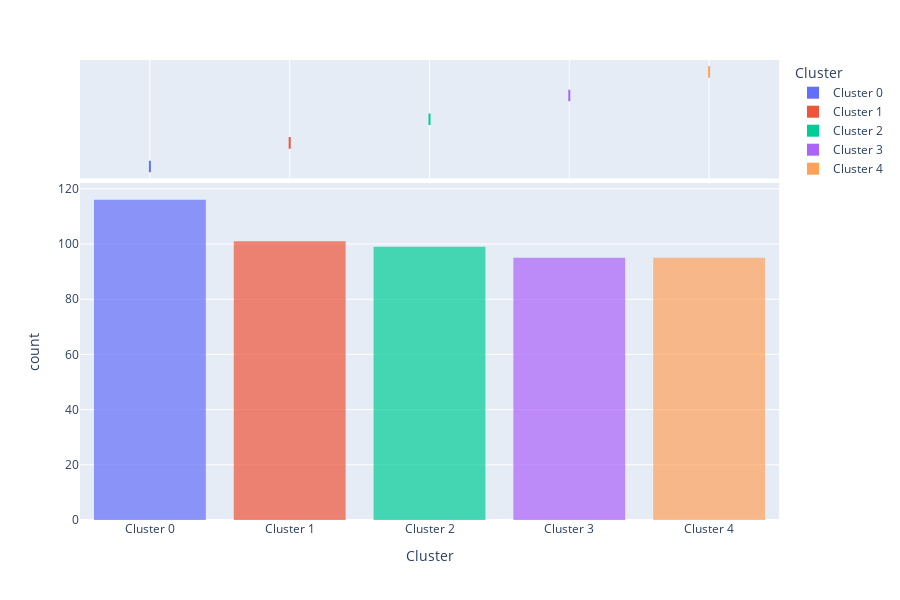

Write notebook code for a chart like this one.
### Code cell
# show the size of each cluster
plot_model(kmeans, plot='distribution')

### Figure 1 — Plotly figure (JSON) as saved in the notebook; plotly's stock layout.template omitted (floating-point values rounded to 4 significant figures; data arrays with more than 128 entries replaced by an {"elided": "..."} marker saying what was removed)
{"data": [{"alignmentgroup": "True", "bingroup": "x", "hovertemplate": "Cluster=%{x}<br>count=%{y}<extra></extra>", "legendgroup": "Cluster 0", "marker": {"color": "#636efa", "opacity": 0.7, "pattern": {"shape": ""}}, "name": "Cluster 0", "offsetgroup": "Cluster 0", "orientation": "v", "showlegend": true, "type": "histogram", "x": ["Cluster 0", "Cluster 0", "Cluster 0", "Cluster 0", "Cluster 0", "Cluster 0", "Cluster 0", "Cluster 0", "Cluster 0", "Cluster 0", "Cluster 0", "Cluster 0", "Cluster 0", "Cluster 0", "Cluster 0", "Cluster 0", "Cluster 0", "Cluster 0", "Cluster 0", "Cluster 0", "Cluster 0", "Cluster 0", "Cluster 0", "Cluster 0", "Cluster 0", "Cluster 0", "Cluster 0", "Cluster 0", "Cluster 0", "Cluster 0", "Cluster 0", "Cluster 0", "Cluster 0", "Cluster 0", "Cluster 0", "Cluster 0", "Cluster 0", "Cluster 0", "Cluster 0", "Cluster 0", "Cluster 0", "Cluster 0", "Cluster 0", "Cluster 0", "Cluster 0", "Cluster 0", "Cluster 0", "Cluster 0", "Cluster 0", "Cluster 0", "Cluster 0", "Cluster 0", "Cluster 0", "Cluster 0", "Cluster 0", "Cluster 0", "Cluster 0", "Cluster 0", "Cluster 0", "Cluster 0", "Cluster 0", "Cluster 0", "Cluster 0", "Cluster 0", "Cluster 0", "Cluster 0", "Cluster 0", "Cluster 0", "Cluster 0", "Cluster 0", "Cluster 0", "Cluster 0", "Cluster 0", "Cluster 0", "Cluster 0", "Cluster 0", "Cluster 0", "Cluster 0", "Cluster 0", "Cluster 0", "Cluster 0", "Cluster 0", "Cluster 0", "Cluster 0", "Cluster 0", "Cluster 0", "Cluster 0", "Cluster 0", "Cluster 0", "Cluster 0", "Cluster 0", "Cluster 0", "Cluster 0", "Cluster 0", "Cluster 0", "Cluster 0", "Cluster 0", "Cluster 0", "Cluster 0", "Cluster 0", "Cluster 0", "Cluster 0", "Cluster 0", "Cluster 0", "Cluster 0", "Cluster 0", "Cluster 0", "Cluster 0", "Cluster 0", "Cluster 0", "Cluster 0", "Cluster 0", "Cluster 0", "Cluster 0", "Cluster 0", "Cluster 0"], "xaxis": "x", "yaxis": "y"}, {"alignmentgroup": "True", "customdata": {"elided": "116x10 mixed values"}, "hovertemplate": "Cluster=%{x}<br>ID=%{customdata[0]}<br>지명도=%{customdata[1]}<br>볼거리=%{customdata[2]}<br>가격=%{customdata[3]}<br>거리=%{customdata[4]}<br>숙소=%{customdata[5]}<br>쇼핑=%{customdata[6]}<br>음식=%{customdata[7]}<br>교통=%{customdata[8]}<br>휴식=%{customdata[9]}<extra></extra>", "legendgroup": "Cluster 0", "marker": {"color": "#636efa"}, "name": "Cluster 0", "notched": true, "offsetgroup": "Cluster 0", "showlegend": false, "type": "box", "x": ["Cluster 0", "Cluster 0", "Cluster 0", "Cluster 0", "Cluster 0", "Cluster 0", "Cluster 0", "Cluster 0", "Cluster 0", "Cluster 0", "Cluster 0", "Cluster 0", "Cluster 0", "Cluster 0", "Cluster 0", "Cluster 0", "Cluster 0", "Cluster 0", "Cluster 0", "Cluster 0", "Cluster 0", "Cluster 0", "Cluster 0", "Cluster 0", "Cluster 0", "Cluster 0", "Cluster 0", "Cluster 0", "Cluster 0", "Cluster 0", "Cluster 0", "Cluster 0", "Cluster 0", "Cluster 0", "Cluster 0", "Cluster 0", "Cluster 0", "Cluster 0", "Cluster 0", "Cluster 0", "Cluster 0", "Cluster 0", "Cluster 0", "Cluster 0", "Cluster 0", "Cluster 0", "Cluster 0", "Cluster 0", "Cluster 0", "Cluster 0", "Cluster 0", "Cluster 0", "Cluster 0", "Cluster 0", "Cluster 0", "Cluster 0", "Cluster 0", "Cluster 0", "Cluster 0", "Cluster 0", "Cluster 0", "Cluster 0", "Cluster 0", "Cluster 0", "Cluster 0", "Cluster 0", "Cluster 0", "Cluster 0", "Cluster 0", "Cluster 0", "Cluster 0", "Cluster 0", "Cluster 0", "Cluster 0", "Cluster 0", "Cluster 0", "Cluster 0", "Cluster 0", "Cluster 0", "Cluster 0", "Cluster 0", "Cluster 0", "Cluster 0", "Cluster 0", "Cluster 0", "Cluster 0", "Cluster 0", "Cluster 0", "Cluster 0", "Cluster 0", "Cluster 0", "Cluster 0", "Cluster 0", "Cluster 0", "Cluster 0", "Cluster 0", "Cluster 0", "Cluster 0", "Cluster 0", "Cluster 0", "Cluster 0", "Cluster 0", "Cluster 0", "Cluster 0", "Cluster 0", "Cluster 0", "Cluster 0", "Cluster 0", "Cluster 0", "Cluster 0", "Cluster 0", "Cluster 0", "Cluster 0", "Cluster 0", "Cluster 0", "Cluster 0"], "xaxis": "x2", "yaxis": "y2"}, {"alignmentgroup": "True", "bingroup": "x", "hovertemplate": "Cluster=%{x}<br>count=%{y}<extra></extra>", "legendgroup": "Cluster 1", "marker": {"color": "#EF553B", "opacity": 0.7, "pattern": {"shape": ""}}, "name": "Cluster 1", "offsetgroup": "Cluster 1", "orientation": "v", "showlegend": true, "type": "histogram", "x": ["Cluster 1", "Cluster 1", "Cluster 1", "Cluster 1", "Cluster 1", "Cluster 1", "Cluster 1", "Cluster 1", "Cluster 1", "Cluster 1", "Cluster 1", "Cluster 1", "Cluster 1", "Cluster 1", "Cluster 1", "Cluster 1", "Cluster 1", "Cluster 1", "Cluster 1", "Cluster 1", "Cluster 1", "Cluster 1", "Cluster 1", "Cluster 1", "Cluster 1", "Cluster 1", "Cluster 1", "Cluster 1", "Cluster 1", "Cluster 1", "Cluster 1", "Cluster 1", "Cluster 1", "Cluster 1", "Cluster 1", "Cluster 1", "Cluster 1", "Cluster 1", "Cluster 1", "Cluster 1", "Cluster 1", "Cluster 1", "Cluster 1", "Cluster 1", "Cluster 1", "Cluster 1", "Cluster 1", "Cluster 1", "Cluster 1", "Cluster 1", "Cluster 1", "Cluster 1", "Cluster 1", "Cluster 1", "Cluster 1", "Cluster 1", "Cluster 1", "Cluster 1", "Cluster 1", "Cluster 1", "Cluster 1", "Cluster 1", "Cluster 1", "Cluster 1", "Cluster 1", "Cluster 1", "Cluster 1", "Cluster 1", "Cluster 1", "Cluster 1", "Cluster 1", "Cluster 1", "Cluster 1", "Cluster 1", "Cluster 1", "Cluster 1", "Cluster 1", "Cluster 1", "Cluster 1", "Cluster 1", "Cluster 1", "Cluster 1", "Cluster 1", "Cluster 1", "Cluster 1", "Cluster 1", "Cluster 1", "Cluster 1", "Cluster 1", "Cluster 1", "Cluster 1", "Cluster 1", "Cluster 1", "Cluster 1", "Cluster 1", "Cluster 1", "Cluster 1", "Cluster 1", "Cluster 1", "Cluster 1", "Cluster 1"], "xaxis": "x", "yaxis": "y"}, {"alignmentgroup": "True", "customdata": {"elided": "101x10 mixed values"}, "hovertemplate": "Cluster=%{x}<br>ID=%{customdata[0]}<br>지명도=%{customdata[1]}<br>볼거리=%{customdata[2]}<br>가격=%{customdata[3]}<br>거리=%{customdata[4]}<br>숙소=%{customdata[5]}<br>쇼핑=%{customdata[6]}<br>음식=%{customdata[7]}<br>교통=%{customdata[8]}<br>휴식=%{customdata[9]}<extra></extra>", "legendgroup": "Cluster 1", "marker": {"color": "#EF553B"}, "name": "Cluster 1", "notched": true, "offsetgroup": "Cluster 1", "showlegend": false, "type": "box", "x": ["Cluster 1", "Cluster 1", "Cluster 1", "Cluster 1", "Cluster 1", "Cluster 1", "Cluster 1", "Cluster 1", "Cluster 1", "Cluster 1", "Cluster 1", "Cluster 1", "Cluster 1", "Cluster 1", "Cluster 1", "Cluster 1", "Cluster 1", "Cluster 1", "Cluster 1", "Cluster 1", "Cluster 1", "Cluster 1", "Cluster 1", "Cluster 1", "Cluster 1", "Cluster 1", "Cluster 1", "Cluster 1", "Cluster 1", "Cluster 1", "Cluster 1", "Cluster 1", "Cluster 1", "Cluster 1", "Cluster 1", "Cluster 1", "Cluster 1", "Cluster 1", "Cluster 1", "Cluster 1", "Cluster 1", "Cluster 1", "Cluster 1", "Cluster 1", "Cluster 1", "Cluster 1", "Cluster 1", "Cluster 1", "Cluster 1", "Cluster 1", "Cluster 1", "Cluster 1", "Cluster 1", "Cluster 1", "Cluster 1", "Cluster 1", "Cluster 1", "Cluster 1", "Cluster 1", "Cluster 1", "Cluster 1", "Cluster 1", "Cluster 1", "Cluster 1", "Cluster 1", "Cluster 1", "Cluster 1", "Cluster 1", "Cluster 1", "Cluster 1", "Cluster 1", "Cluster 1", "Cluster 1", "Cluster 1", "Cluster 1", "Cluster 1", "Cluster 1", "Cluster 1", "Cluster 1", "Cluster 1", "Cluster 1", "Cluster 1", "Cluster 1", "Cluster 1", "Cluster 1", "Cluster 1", "Cluster 1", "Cluster 1", "Cluster 1", "Cluster 1", "Cluster 1", "Cluster 1", "Cluster 1", "Cluster 1", "Cluster 1", "Cluster 1", "Cluster 1", "Cluster 1", "Cluster 1", "Cluster 1", "Cluster 1"], "xaxis": "x2", "yaxis": "y2"}, {"alignmentgroup": "True", "bingroup": "x", "hovertemplate": "Cluster=%{x}<br>count=%{y}<extra></extra>", "legendgroup": "Cluster 2", "marker": {"color": "#00cc96", "opacity": 0.7, "pattern": {"shape": ""}}, "name": "Cluster 2", "offsetgroup": "Cluster 2", "orientation": "v", "showlegend": true, "type": "histogram", "x": ["Cluster 2", "Cluster 2", "Cluster 2", "Cluster 2", "Cluster 2", "Cluster 2", "Cluster 2", "Cluster 2", "Cluster 2", "Cluster 2", "Cluster 2", "Cluster 2", "Cluster 2", "Cluster 2", "Cluster 2", "Cluster 2", "Cluster 2", "Cluster 2", "Cluster 2", "Cluster 2", "Cluster 2", "Cluster 2", "Cluster 2", "Cluster 2", "Cluster 2", "Cluster 2", "Cluster 2", "Cluster 2", "Cluster 2", "Cluster 2", "Cluster 2", "Cluster 2", "Cluster 2", "Cluster 2", "Cluster 2", "Cluster 2", "Cluster 2", "Cluster 2", "Cluster 2", "Cluster 2", "Cluster 2", "Cluster 2", "Cluster 2", "Cluster 2", "Cluster 2", "Cluster 2", "Cluster 2", "Cluster 2", "Cluster 2", "Cluster 2", "Cluster 2", "Cluster 2", "Cluster 2", "Cluster 2", "Cluster 2", "Cluster 2", "Cluster 2", "Cluster 2", "Cluster 2", "Cluster 2", "Cluster 2", "Cluster 2", "Cluster 2", "Cluster 2", "Cluster 2", "Cluster 2", "Cluster 2", "Cluster 2", "Cluster 2", "Cluster 2", "Cluster 2", "Cluster 2", "Cluster 2", "Cluster 2", "Cluster 2", "Cluster 2", "Cluster 2", "Cluster 2", "Cluster 2", "Cluster 2", "Cluster 2", "Cluster 2", "Cluster 2", "Cluster 2", "Cluster 2", "Cluster 2", "Cluster 2", "Cluster 2", "Cluster 2", "Cluster 2", "Cluster 2", "Cluster 2", "Cluster 2", "Cluster 2", "Cluster 2", "Cluster 2", "Cluster 2", "Cluster 2", "Cluster 2"], "xaxis": "x", "yaxis": "y"}, {"alignmentgroup": "True", "customdata": {"elided": "99x10 mixed values"}, "hovertemplate": "Cluster=%{x}<br>ID=%{customdata[0]}<br>지명도=%{customdata[1]}<br>볼거리=%{customdata[2]}<br>가격=%{customdata[3]}<br>거리=%{customdata[4]}<br>숙소=%{customdata[5]}<br>쇼핑=%{customdata[6]}<br>음식=%{customdata[7]}<br>교통=%{customdata[8]}<br>휴식=%{customdata[9]}<extra></extra>", "legendgroup": "Cluster 2", "marker": {"color": "#00cc96"}, "name": "Cluster 2", "notched": true, "offsetgroup": "Cluster 2", "showlegend": false, "type": "box", "x": ["Cluster 2", "Cluster 2", "Cluster 2", "Cluster 2", "Cluster 2", "Cluster 2", "Cluster 2", "Cluster 2", "Cluster 2", "Cluster 2", "Cluster 2", "Cluster 2", "Cluster 2", "Cluster 2", "Cluster 2", "Cluster 2", "Cluster 2", "Cluster 2", "Cluster 2", "Cluster 2", "Cluster 2", "Cluster 2", "Cluster 2", "Cluster 2", "Cluster 2", "Cluster 2", "Cluster 2", "Cluster 2", "Cluster 2", "Cluster 2", "Cluster 2", "Cluster 2", "Cluster 2", "Cluster 2", "Cluster 2", "Cluster 2", "Cluster 2", "Cluster 2", "Cluster 2", "Cluster 2", "Cluster 2", "Cluster 2", "Cluster 2", "Cluster 2", "Cluster 2", "Cluster 2", "Cluster 2", "Cluster 2", "Cluster 2", "Cluster 2", "Cluster 2", "Cluster 2", "Cluster 2", "Cluster 2", "Cluster 2", "Cluster 2", "Cluster 2", "Cluster 2", "Cluster 2", "Cluster 2", "Cluster 2", "Cluster 2", "Cluster 2", "Cluster 2", "Cluster 2", "Cluster 2", "Cluster 2", "Cluster 2", "Cluster 2", "Cluster 2", "Cluster 2", "Cluster 2", "Cluster 2", "Cluster 2", "Cluster 2", "Cluster 2", "Cluster 2", "Cluster 2", "Cluster 2", "Cluster 2", "Cluster 2", "Cluster 2", "Cluster 2", "Cluster 2", "Cluster 2", "Cluster 2", "Cluster 2", "Cluster 2", "Cluster 2", "Cluster 2", "Cluster 2", "Cluster 2", "Cluster 2", "Cluster 2", "Cluster 2", "Cluster 2", "Cluster 2", "Cluster 2", "Cluster 2"], "xaxis": "x2", "yaxis": "y2"}, {"alignmentgroup": "True", "bingroup": "x", "hovertemplate": "Cluster=%{x}<br>count=%{y}<extra></extra>", "legendgroup": "Cluster 3", "marker": {"color": "#ab63fa", "opacity": 0.7, "pattern": {"shape": ""}}, "name": "Cluster 3", "offsetgroup": "Cluster 3", "orientation": "v", "showlegend": true, "type": "histogram", "x": ["Cluster 3", "Cluster 3", "Cluster 3", "Cluster 3", "Cluster 3", "Cluster 3", "Cluster 3", "Cluster 3", "Cluster 3", "Cluster 3", "Cluster 3", "Cluster 3", "Cluster 3", "Cluster 3", "Cluster 3", "Cluster 3", "Cluster 3", "Cluster 3", "Cluster 3", "Cluster 3", "Cluster 3", "Cluster 3", "Cluster 3", "Cluster 3", "Cluster 3", "Cluster 3", "Cluster 3", "Cluster 3", "Cluster 3", "Cluster 3", "Cluster 3", "Cluster 3", "Cluster 3", "Cluster 3", "Cluster 3", "Cluster 3", "Cluster 3", "Cluster 3", "Cluster 3", "Cluster 3", "Cluster 3", "Cluster 3", "Cluster 3", "Cluster 3", "Cluster 3", "Cluster 3", "Cluster 3", "Cluster 3", "Cluster 3", "Cluster 3", "Cluster 3", "Cluster 3", "Cluster 3", "Cluster 3", "Cluster 3", "Cluster 3", "Cluster 3", "Cluster 3", "Cluster 3", "Cluster 3", "Cluster 3", "Cluster 3", "Cluster 3", "Cluster 3", "Cluster 3", "Cluster 3", "Cluster 3", "Cluster 3", "Cluster 3", "Cluster 3", "Cluster 3", "Cluster 3", "Cluster 3", "Cluster 3", "Cluster 3", "Cluster 3", "Cluster 3", "Cluster 3", "Cluster 3", "Cluster 3", "Cluster 3", "Cluster 3", "Cluster 3", "Cluster 3", "Cluster 3", "Cluster 3", "Cluster 3", "Cluster 3", "Cluster 3", "Cluster 3", "Cluster 3", "Cluster 3", "Cluster 3", "Cluster 3", "Cluster 3"], "xaxis": "x", "yaxis": "y"}, {"alignmentgroup": "True", "customdata": {"elided": "95x10 mixed values"}, "hovertemplate": "Cluster=%{x}<br>ID=%{customdata[0]}<br>지명도=%{customdata[1]}<br>볼거리=%{customdata[2]}<br>가격=%{customdata[3]}<br>거리=%{customdata[4]}<br>숙소=%{customdata[5]}<br>쇼핑=%{customdata[6]}<br>음식=%{customdata[7]}<br>교통=%{customdata[8]}<br>휴식=%{customdata[9]}<extra></extra>", "legendgroup": "Cluster 3", "marker": {"color": "#ab63fa"}, "name": "Cluster 3", "notched": true, "offsetgroup": "Cluster 3", "showlegend": false, "type": "box", "x": ["Cluster 3", "Cluster 3", "Cluster 3", "Cluster 3", "Cluster 3", "Cluster 3", "Cluster 3", "Cluster 3", "Cluster 3", "Cluster 3", "Cluster 3", "Cluster 3", "Cluster 3", "Cluster 3", "Cluster 3", "Cluster 3", "Cluster 3", "Cluster 3", "Cluster 3", "Cluster 3", "Cluster 3", "Cluster 3", "Cluster 3", "Cluster 3", "Cluster 3", "Cluster 3", "Cluster 3", "Cluster 3", "Cluster 3", "Cluster 3", "Cluster 3", "Cluster 3", "Cluster 3", "Cluster 3", "Cluster 3", "Cluster 3", "Cluster 3", "Cluster 3", "Cluster 3", "Cluster 3", "Cluster 3", "Cluster 3", "Cluster 3", "Cluster 3", "Cluster 3", "Cluster 3", "Cluster 3", "Cluster 3", "Cluster 3", "Cluster 3", "Cluster 3", "Cluster 3", "Cluster 3", "Cluster 3", "Cluster 3", "Cluster 3", "Cluster 3", "Cluster 3", "Cluster 3", "Cluster 3", "Cluster 3", "Cluster 3", "Cluster 3", "Cluster 3", "Cluster 3", "Cluster 3", "Cluster 3", "Cluster 3", "Cluster 3", "Cluster 3", "Cluster 3", "Cluster 3", "Cluster 3", "Cluster 3", "Cluster 3", "Cluster 3", "Cluster 3", "Cluster 3", "Cluster 3", "Cluster 3", "Cluster 3", "Cluster 3", "Cluster 3", "Cluster 3", "Cluster 3", "Cluster 3", "Cluster 3", "Cluster 3", "Cluster 3", "Cluster 3", "Cluster 3", "Cluster 3", "Cluster 3", "Cluster 3", "Cluster 3"], "xaxis": "x2", "yaxis": "y2"}, {"alignmentgroup": "True", "bingroup": "x", "hovertemplate": "Cluster=%{x}<br>count=%{y}<extra></extra>", "legendgroup": "Cluster 4", "marker": {"color": "#FFA15A", "opacity": 0.7, "pattern": {"shape": ""}}, "name": "Cluster 4", "offsetgroup": "Cluster 4", "orientation": "v", "showlegend": true, "type": "histogram", "x": ["Cluster 4", "Cluster 4", "Cluster 4", "Cluster 4", "Cluster 4", "Cluster 4", "Cluster 4", "Cluster 4", "Cluster 4", "Cluster 4", "Cluster 4", "Cluster 4", "Cluster 4", "Cluster 4", "Cluster 4", "Cluster 4", "Cluster 4", "Cluster 4", "Cluster 4", "Cluster 4", "Cluster 4", "Cluster 4", "Cluster 4", "Cluster 4", "Cluster 4", "Cluster 4", "Cluster 4", "Cluster 4", "Cluster 4", "Cluster 4", "Cluster 4", "Cluster 4", "Cluster 4", "Cluster 4", "Cluster 4", "Cluster 4", "Cluster 4", "Cluster 4", "Cluster 4", "Cluster 4", "Cluster 4", "Cluster 4", "Cluster 4", "Cluster 4", "Cluster 4", "Cluster 4", "Cluster 4", "Cluster 4", "Cluster 4", "Cluster 4", "Cluster 4", "Cluster 4", "Cluster 4", "Cluster 4", "Cluster 4", "Cluster 4", "Cluster 4", "Cluster 4", "Cluster 4", "Cluster 4", "Cluster 4", "Cluster 4", "Cluster 4", "Cluster 4", "Cluster 4", "Cluster 4", "Cluster 4", "Cluster 4", "Cluster 4", "Cluster 4", "Cluster 4", "Cluster 4", "Cluster 4", "Cluster 4", "Cluster 4", "Cluster 4", "Cluster 4", "Cluster 4", "Cluster 4", "Cluster 4", "Cluster 4", "Cluster 4", "Cluster 4", "Cluster 4", "Cluster 4", "Cluster 4", "Cluster 4", "Cluster 4", "Cluster 4", "Cluster 4", "Cluster 4", "Cluster 4", "Cluster 4", "Cluster 4", "Cluster 4"], "xaxis": "x", "yaxis": "y"}, {"alignmentgroup": "True", "customdata": {"elided": "95x10 mixed values"}, "hovertemplate": "Cluster=%{x}<br>ID=%{customdata[0]}<br>지명도=%{customdata[1]}<br>볼거리=%{customdata[2]}<br>가격=%{customdata[3]}<br>거리=%{customdata[4]}<br>숙소=%{customdata[5]}<br>쇼핑=%{customdata[6]}<br>음식=%{customdata[7]}<br>교통=%{customdata[8]}<br>휴식=%{customdata[9]}<extra></extra>", "legendgroup": "Cluster 4", "marker": {"color": "#FFA15A"}, "name": "Cluster 4", "notched": true, "offsetgroup": "Cluster 4", "showlegend": false, "type": "box", "x": ["Cluster 4", "Cluster 4", "Cluster 4", "Cluster 4", "Cluster 4", "Cluster 4", "Cluster 4", "Cluster 4", "Cluster 4", "Cluster 4", "Cluster 4", "Cluster 4", "Cluster 4", "Cluster 4", "Cluster 4", "Cluster 4", "Cluster 4", "Cluster 4", "Cluster 4", "Cluster 4", "Cluster 4", "Cluster 4", "Cluster 4", "Cluster 4", "Cluster 4", "Cluster 4", "Cluster 4", "Cluster 4", "Cluster 4", "Cluster 4", "Cluster 4", "Cluster 4", "Cluster 4", "Cluster 4", "Cluster 4", "Cluster 4", "Cluster 4", "Cluster 4", "Cluster 4", "Cluster 4", "Cluster 4", "Cluster 4", "Cluster 4", "Cluster 4", "Cluster 4", "Cluster 4", "Cluster 4", "Cluster 4", "Cluster 4", "Cluster 4", "Cluster 4", "Cluster 4", "Cluster 4", "Cluster 4", "Cluster 4", "Cluster 4", "Cluster 4", "Cluster 4", "Cluster 4", "Cluster 4", "Cluster 4", "Cluster 4", "Cluster 4", "Cluster 4", "Cluster 4", "Cluster 4", "Cluster 4", "Cluster 4", "Cluster 4", "Cluster 4", "Cluster 4", "Cluster 4", "Cluster 4", "Cluster 4", "Cluster 4", "Cluster 4", "Cluster 4", "Cluster 4", "Cluster 4", "Cluster 4", "Cluster 4", "Cluster 4", "Cluster 4", "Cluster 4", "Cluster 4", "Cluster 4", "Cluster 4", "Cluster 4", "Cluster 4", "Cluster 4", "Cluster 4", "Cluster 4", "Cluster 4", "Cluster 4", "Cluster 4"], "xaxis": "x2", "yaxis": "y2"}], "layout": {"barmode": "relative", "height": 600, "legend": {"title": {"text": "Cluster"}, "tracegroupgap": 0}, "margin": {"t": 60}, "xaxis": {"anchor": "y", "categoryarray": ["Cluster 0", "Cluster 1", "Cluster 2", "Cluster 3", "Cluster 4"], "categoryorder": "array", "domain": [0, 1], "title": {"text": "Cluster"}}, "xaxis2": {"anchor": "y2", "domain": [0, 1], "matches": "x", "showgrid": true, "showticklabels": false}, "yaxis": {"anchor": "x", "domain": [0, 0.7326], "title": {"text": "count"}}, "yaxis2": {"anchor": "x2", "domain": [0.7426, 1], "matches": "y2", "showgrid": false, "showline": false, "showticklabels": false, "ticks": ""}}}
